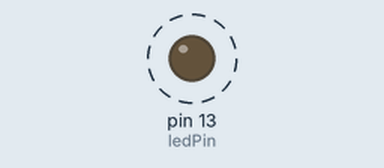
A sketch run on a simulated Arduino Mega 2560, built with avr-gcc and run on an emulated ATmega2560. Parts: output pins drawn as LEDs (lit = HIGH). Dashed ring = blinking. What the sketch prints to the serial monitor is not drawn.

Above: at 0.2 s.
Timing chart, 0 to 3.0 s (numbered marks = the images above):
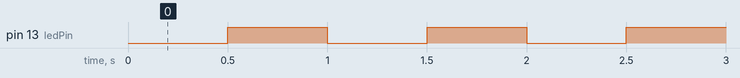

Measured:
- by itself, pin 13 (ledPin): alternates HIGH for 0.50 s and LOW for 0.50 s

The sketch:

sender.ino
```cpp
const int ledPin = 13;

void setup() {
  // put your setup code here, to run once:
  Serial.begin(9600);
  Serial1.begin(9600);
  pinMode(ledPin, OUTPUT);
}

void loop() {
  // put your main code here, to run repeatedly:
  while(true)
  {
    Serial.write(0);
    Serial1.write(0);
    analogWrite(ledPin, 0);
    delay(500);
    Serial.write(255);
    Serial1.write((255));
    analogWrite(ledPin, 255);
    delay(500);
  }
}
```
